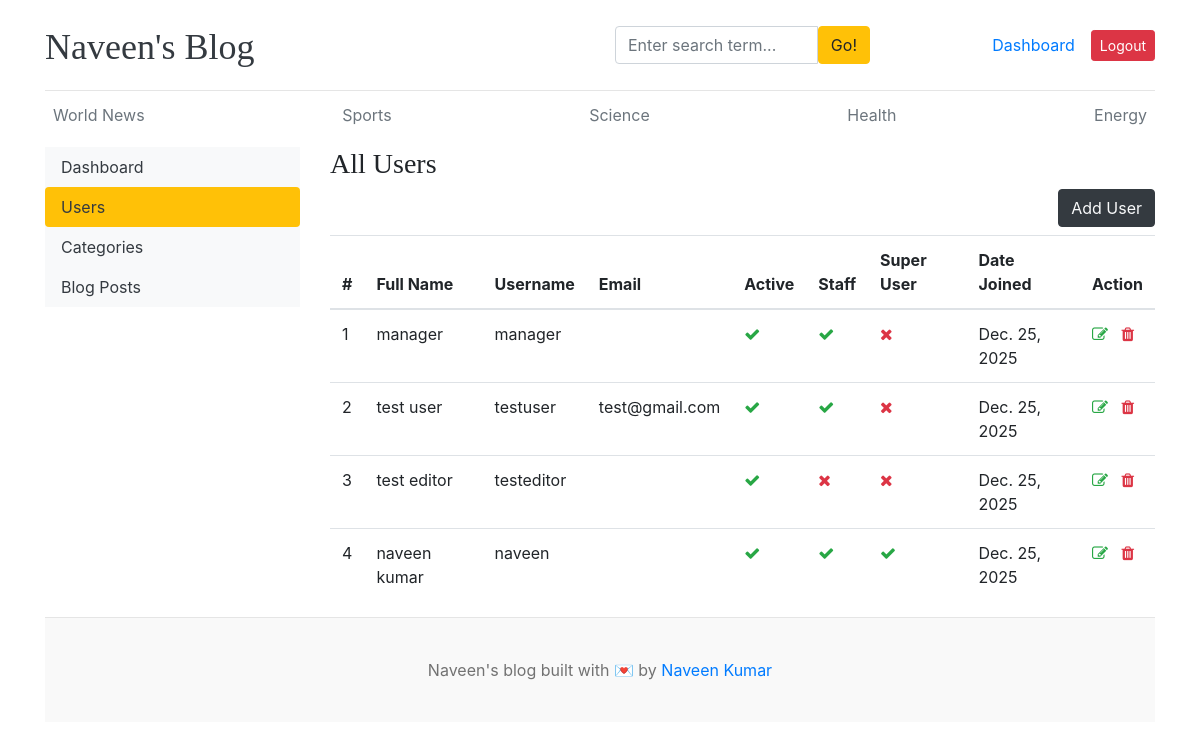
The app's page /dashboard/users/ (signed in) with its own data.
### blogs/models.py (models this page shows, shortened)
class Category(models.Model):
    category_name = models.CharField(max_length=50, unique=True)
    created_at = models.DateField(auto_now_add=True)
    updated_at = models.DateTimeField(auto_now=True)
    class Meta:
        verbose_name_plural = "categories"

### dashboards/views.py (the view)
# urls.py: path('users/',views.users,name='users'),
@login_required(login_url="login")
def users(request):
    user_list = User.objects.all()
    context = {
        "user_list":user_list
    }
    return render(request, "dashboard/users.html",context)

### blogs/context_processors.py (called while the page is built)
def get_categories(request):
    categories = Category.objects.all()
    return dict(categories=categories)

def get_social_links(request):
    social_media_links = SocialMedia.objects.filter(status='Active').order_by('order')
    return dict(social_media_links=social_media_links)

def get_about(request):
    about =  About.objects.first()
    return dict(about=about)

### templates/dashboard/users.html (shortened to what this page needs)
{% extends "base.html" %}
{% block content %}
    <div class="row">
        {% include "dashboard/sidebar.html" %}
        {% if perms.auth.view_user %}
        <div class="col-md-9">
            <h3>All Users</h3>
            <a href="{%url 'add_user' %}" class="btn btn-dark text-light float-right mb-2">Add User</a>
            <table class="table table-hover">
                <thead>
                    <tr>
                        <th>#</th>
                        <th>Full Name</th>
                        <th>Username</th>
                        <th>Email</th>
                        <th>Active</th>
                        <th>Staff</th>
                        <th>Super User</th>
                        <th>Date Joined</th>
                        <th>Action</th>
                    </tr>
                </thead>
                <tbody>
                    {% for user_object in user_list %}
                        <tr>
                            <td>{{ forloop.counter }}</td>
                            <td>{{ user_object.get_full_name }}</td>
                            <td>{{ user_object.username }}</td>
                            <td>{{ user_object.email }}</td>
                            <td>{% if user_object.is_active %} <i class="fa fa-check text-success"></i> {% else %} <i class="fa fa-times text-danger"></i>{% endif %}</td>
                            <td>{% if user_object.is_staff %} <i class="fa fa-check text-success"></i> {% else %} <i class="fa fa-times text-danger"></i>{% endif %}</td>
                            <td>{% if user_object.is_superuser %} <i class="fa fa-check text-success"></i> {% else %} <i class="fa fa-times text-danger"></i>{% endif %}</td>
                            <td>{{ user_object.date_joined | date }}</td>
                            <td>
                                <a href="{%url 'edit_user' user_object.id %}">
                                    <i class="fa fa-edit text-success"></i>
                                </a>
                                <a href="{%url 'delete_user' user_object.id %}">
                                    <i class="fa fa-trash text-danger"></i>
                                </a>
                            </td>
                        </tr>
                    {% endfor %}
                </tbody>
            </table>
        </div>
        {% else %}
        <h5> Not Enough permission</h5>
        {% endif %}
    </div>
{% endblock %}

### templates/base.html (shortened to what this page needs)
{% load static %}
<!DOCTYPE html>
<html lang="en">
    <head>
        <link href="https://getbootstrap.com/docs/4.0/dist/css/bootstrap.min.css"
              rel="stylesheet">
        <link rel="stylesheet" href="https://cdnjs.cloudflare.com/ajax/libs/font-awesome/4.7.0/css/font-awesome.min.css">
        <link href="{% static 'css/blog.css' %}" rel="stylesheet">
    </head>
    <body>
        <div class="container">
            <header class="blog-header py-3">
                <div class="row flex-nowrap justify-content-between align-items-center">
                    <div class="col-6 pt-1">
                        <a class="blog-header-logo text-dark" href="/">Naveen's Blog</a>
                    </div>
                    <div class="col-3">
                        <form action="{% url 'search' %}" method='GET'>
                            <div class="input-group">
                                <input class="form-control"
                                       name="keyword"
                                       type="text"
                                       value="{{keyword}}"
                                       placeholder="Enter search term..."
                                       aria-label="Enter search term..."
                                       id="button-search" />
                                <button class="btn btn-warning" id="button-search" type="submit">Go!</button>
                            </div>
                        </form>
                    </div>
                    <div class="col-3 d-flex justify-content-end align-items-center">
                        {% if not user.is_authenticated %}
                        {% comment %} <a class="btn btn-sm btn-warning" href="{% url 'login' %}">Login</a> &nbsp;
                        <a class="btn btn-sm btn-outline-secondary" href="{%url 'register' %}">Register</a> {% endcomment %}
                        {% else %}
                        <span><a href="{% url 'dashboard' %}">Dashboard</a></span>
                        <span><a class="btn btn-sm btn-danger" href="{% url 'logout' %}">Logout</a> </span>
                        {% endif %}
                    </div>
                </div>
            </header>
            <div class="nav-scroller py-1 mb-2">
                <nav class="nav d-flex justify-content-between">
                    {% for category in categories %}
                        <a class="p-2 text-muted"
                           href="{% url 'posts_by_category' category.id %}">{{ category.category_name|capfirst }}</a>
                    {% endfor %}
                </nav>
            </div>
            {% block content %}{% endblock %}
            <footer class="blog-footer">
                <p>
                    Naveen's blog built with 💌 by <a href="#">Naveen Kumar</a>
                </p>
            </footer>
        </body>
    </html>

### blog_main/static/css/blog.css (style rules this page uses)
.blog-header { border-bottom: 1px solid #e5e5e5; }
.blog-header-logo { font-family: "Playfair Display", Georgia, "Times New Roman", serif; font-size: 2.25rem; }
h1, h2, h3, h4, h5, h6 { font-family: "Playfair Display", Georgia, "Times New Roman", serif; }
.blog-footer { padding: 2.5rem 0; color: #727272; text-align: center; background-color: #f9f9f9; border-top: .05rem solid #e5e5e5; }
.blog-footer p:last-child { margin-bottom: 0; }

### records on screen
Category: category_name "World News"
Category: category_name "Sports"
Category: category_name "Science"
Category: category_name "Health"
Category: category_name "Energy"

### other values on screen
{{ user_object.get_full_name }} "manager"
{{ user_object.username }} "manager"
{{ user_object.date_joined | date }} "Dec. 25, 2025"
{{ user_object.get_full_name }} "test user"
{{ user_object.username }} "testuser"
{{ user_object.email }} "test@gmail.com"
{{ user_object.get_full_name }} "test editor"
{{ user_object.username }} "testeditor"
{{ user_object.get_full_name }} "naveen kumar"
{{ user_object.username }} "naveen"
